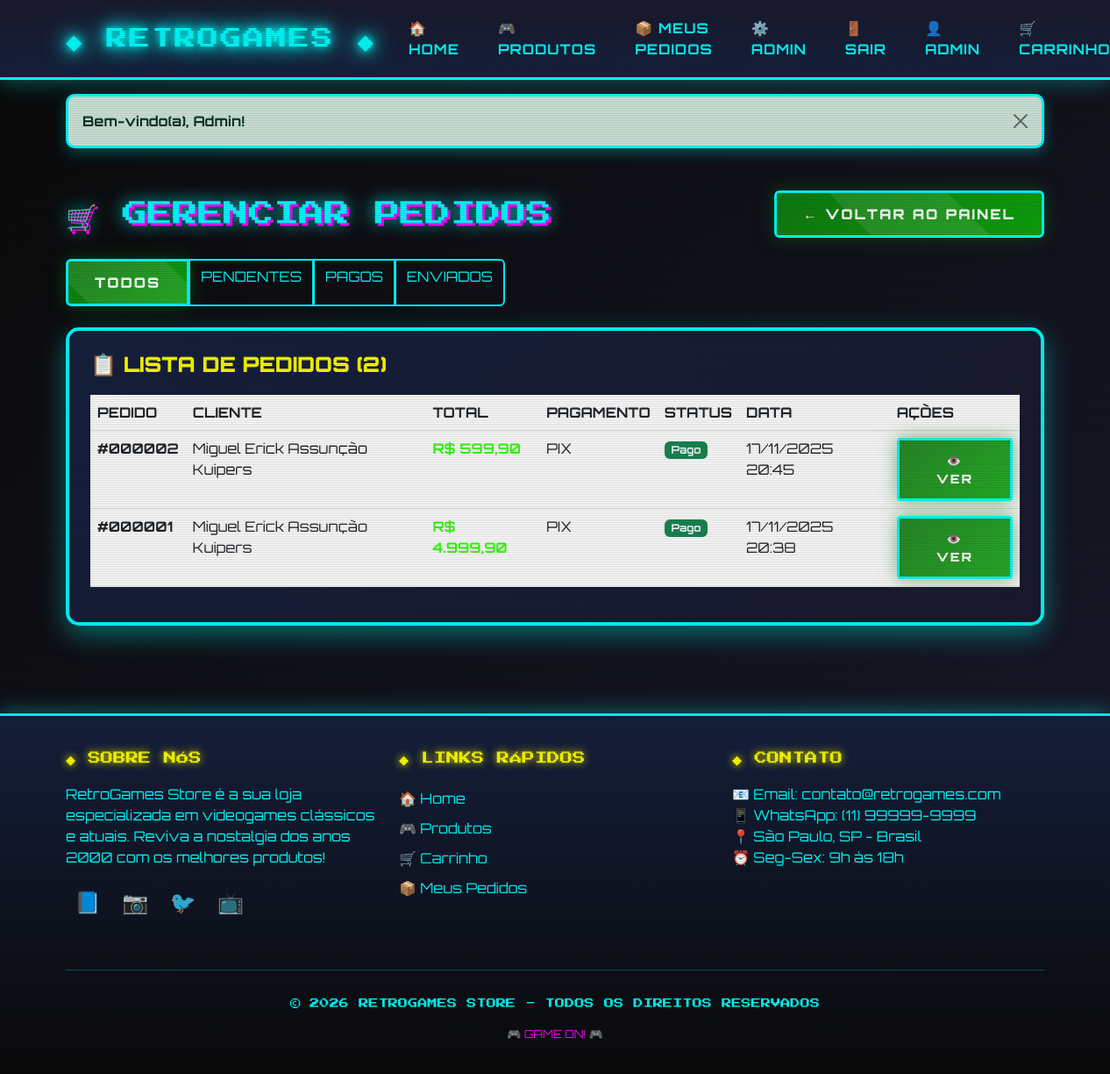
The page /admin/pedidos.php (signed in) on the database its author committed.
### tables this page shows
CREATE TABLE `orders` (
  `id` int(11) NOT NULL,
  `cliente_id` int(11) DEFAULT NULL,
  `total` decimal(10,2) NOT NULL,
  `frete` decimal(10,2) DEFAULT 0.00,
  `status` enum('Pendente','Pago','Enviado','Entregue','Cancelado') DEFAULT 'Pendente',
  `metodo_pagamento` varchar(50) DEFAULT NULL,
  `data_criacao` timestamp NOT NULL DEFAULT current_timestamp(),
  `data_pagamento` timestamp NULL DEFAULT NULL,
  `endereco_entrega` text DEFAULT NULL
);

CREATE TABLE `users` (
  `id` int(11) NOT NULL,
  `nome` varchar(100) NOT NULL,
  `email` varchar(100) NOT NULL,
  `senha` varchar(255) NOT NULL,
  `tipo` enum('cliente','admin') DEFAULT 'cliente',
  `endereco` text DEFAULT NULL,
  `cidade` varchar(100) DEFAULT NULL,
  `estado` varchar(2) DEFAULT NULL,
  `cep` varchar(10) DEFAULT NULL,
  `created_at` timestamp NOT NULL DEFAULT current_timestamp()
);

### config.php (called while the page is built, shortened)
<?php
function formatPrice($price) {
    return 'R$ ' . number_format($price, 2, ',', '.');
}
function getAlert() {
    if (isset($_SESSION['alert'])) {
        $alert = $_SESSION['alert'];
        return $alert;
    }
    return null;
}
?>

### admin/pedidos.php (the view, shortened to what this page needs)
<?php
require_once '../config.php';
$status_filter = isset($_GET['status']) ? sanitize($_GET['status']) : '';
$where = $status_filter ? "WHERE o.status = '$status_filter'" : '';
$orders = $conn->query("SELECT o.*, u.nome as cliente_nome, u.email as cliente_email
                        FROM orders o
                        LEFT JOIN users u ON o.cliente_id = u.id
                        $where
                        ORDER BY o.data_criacao DESC")->fetch_all(MYSQLI_ASSOC);
$view_order = null;
$view_items = [];
?>
<!DOCTYPE html>
<html lang="pt-BR">
<head>
    <link href="https://cdn.jsdelivr.net/npm/bootstrap@5.3.0/dist/css/bootstrap.min.css" rel="stylesheet">
    <link rel="stylesheet" href="../style.css">
</head>
<body>
    <?php include '../header.php'; ?>
    <?php
    $alert = getAlert();
    if ($alert):
    ?>
    <div class="container mt-3">
        <div class="alert alert-<?= $alert['type'] ?> alert-dismissible fade show retro-alert">
            <?= htmlspecialchars($alert['message']) ?>
            <button type="button" class="btn-close" data-bs-dismiss="alert"></button>
        </div>
    </div>
    <?php endif; ?>
    <div class="container my-5">
        <div class="d-flex justify-content-between align-items-center mb-4">
            <h2 class="section-title" style="margin: 0;">
                <span class="retro-bracket">🛒</span> GERENCIAR PEDIDOS
            </h2>
            <a href="index.php" class="btn btn-retro">← VOLTAR AO PAINEL</a>
        </div>
        <?php if ($view_order): ?>
        <div class="retro-box p-4 mb-4">
            <div class="d-flex justify-content-between align-items-center mb-4">
                <h4 style="color: var(--neon-yellow); font-weight: 900; margin: 0;">
                    PEDIDO #<?= str_pad($view_order['id'], 6, '0', STR_PAD_LEFT) ?>
                </h4>
                <a href="pedidos.php" class="btn btn-retro">← VOLTAR À LISTA</a>
            </div>
            <div class="row g-4">
                <div class="col-lg-8">
                    <h5 style="color: var(--neon-cyan); font-weight: 900; margin-bottom: 15px;">ITENS DO PEDIDO</h5>
                    <?php foreach ($view_items as $item): ?>
                    <div class="d-flex align-items-center mb-3 pb-3" style="border-bottom: 1px solid rgba(0, 255, 255, 0.2);">
                        <img src="../assets/products/<?= $item['imagem'] ?>"
                             alt="<?= htmlspecialchars($item['nome']) ?>"
                             style="width: 60px; height: 60px; object-fit: contain; margin-right: 15px; border: 2px solid var(--neon-cyan); border-radius: 5px;"
                             onerror="this.src='../assets/placeholder.jpg'">
                        <div style="flex: 1;">
                            <strong style="color: white; display: block;"><?= htmlspecialchars($item['nome']) ?></strong>
                            <small style="color: var(--neon-pink);">
                                <?= $item['quantidade'] ?> x <?= formatPrice($item['valor_unitario']) ?>
                            </small>
                        </div>
                        <strong style="color: var(--neon-green);">
                            <?= formatPrice($item['quantidade'] * $item['valor_unitario']) ?>
                        </strong>
                    </div>
                    <?php endforeach; ?>
                    <hr style="border-color: var(--neon-cyan); opacity: 0.3;">
                    <div class="p-3" style="background: rgba(0, 255, 255, 0.05); border: 2px solid var(--neon-cyan); border-radius: 10px;">
                        <h6 style="color: var(--neon-yellow); margin-bottom: 10px;">📍 DADOS DO CLIENTE</h6>
                        <p style="color: white; margin: 0;">
                            <strong>Nome:</strong> <?= htmlspecialchars($view_order['cliente_nome']) ?><br>
                            <strong>Email:</strong> <?= htmlspecialchars($view_order['cliente_email']) ?><br>
                            <strong>Endereço:</strong> <?= nl2br(htmlspecialchars($view_order['endereco_entrega'])) ?>
                        </p>
                    </div>
                </div>
                <div class="col-lg-4">
                    <div class="p-4" style="background: rgba(255, 0, 255, 0.1); border: 2px solid var(--neon-pink); border-radius: 10px;">
                        <h6 style="color: var(--neon-yellow); font-weight: 900; margin-bottom: 15px;">INFORMAÇÕES DO PEDIDO</h6>
                        <div class="mb-3">
                            <small style="color: var(--neon-cyan); display: block;">DATA DO PEDIDO</small>
                            <strong style="color: white;"><?= date('d/m/Y H:i', strtotime($view_order['data_criacao'])) ?></strong>
                        </div>
                        <?php if ($view_order['data_pagamento']): ?>
                        <div class="mb-3">
                            <small style="color: var(--neon-cyan); display: block;">DATA DO PAGAMENTO</small>
                            <strong style="color: white;"><?= date('d/m/Y H:i', strtotime($view_order['data_pagamento'])) ?></strong>
                        </div>
                        <?php endif; ?>
                        <div class="mb-3">
                            <small style="color: var(--neon-cyan); display: block;">MÉTODO DE PAGAMENTO</small>
                            <strong style="color: white;"><?= htmlspecialchars($view_order['metodo_pagamento']) ?></strong>
                        </div>
                        <hr style="border-color: var(--neon-cyan); opacity: 0.3;">
                        <div class="d-flex justify-content-between mb-2" style="color: white;">
                            <span>Subtotal:</span>
                            <strong><?= formatPrice($view_order['total'] - $view_order['frete']) ?></strong>
                        </div>
                        <div class="d-flex justify-content-between mb-3" style="color: white;">
                            <span>Frete:</span>
                            <strong><?= formatPrice($view_order['frete']) ?></strong>
                        </div>
                        <div class="d-flex justify-content-between mb-4" style="color: var(--neon-green); font-size: 1.3rem; font-weight: 900;">
                            <span>TOTAL:</span>
                            <strong><?= formatPrice($view_order['total']) ?></strong>
                        </div>
                        <form method="POST">
                            <input type="hidden" name="order_id" value="<?= $view_order['id'] ?>">
                            <label class="form-label" style="color: var(--neon-cyan); font-weight: 700;">ATUALIZAR STATUS</label>
                            <select name="status" class="form-select retro-input mb-3">
                                <option value="Pendente" <?= $view_order['status'] == 'Pendente' ? 'selected' : '' ?>>Pendente</option>
                                <option value="Pago" <?= $view_order['status'] == 'Pago' ? 'selected' : '' ?>>Pago</option>
                                <option value="Enviado" <?= $view_order['status'] == 'Enviado' ? 'selected' : '' ?>>Enviado</option>
                                <option value="Entregue" <?= $view_order['status'] == 'Entregue' ? 'selected' : '' ?>>Entregue</option>
                                <option value="Cancelado" <?= $view_order['status'] == 'Cancelado' ? 'selected' : '' ?>>Cancelado</option>
                            </select>
                            <button type="submit" name="atualizar_status" class="btn btn-retro w-100">
                                💾 SALVAR STATUS
                            </button>
                        </form>
                    </div>
                </div>
            </div>
        </div>
        <?php else: ?>
        <div class="mb-4">
            <div class="btn-group" role="group">
                <a href="pedidos.php" class="btn <?= !$status_filter ? 'btn-retro' : '' ?>" style="<?= !$status_filter ? '' : 'background: transparent; color: var(--neon-cyan); border: 2px solid var(--neon-cyan);' ?>">
                    TODOS
                </a>
                <a href="?status=Pendente" class="btn <?= $status_filter == 'Pendente' ? 'btn-retro' : '' ?>" style="<?= $status_filter == 'Pendente' ? '' : 'background: transparent; color: var(--neon-cyan); border: 2px solid var(--neon-cyan);' ?>">
                    PENDENTES
                </a>
                <a href="?status=Pago" class="btn <?= $status_filter == 'Pago' ? 'btn-retro' : '' ?>" style="<?= $status_filter == 'Pago' ? '' : 'background: transparent; color: var(--neon-cyan); border: 2px solid var(--neon-cyan);' ?>">
                    PAGOS
                </a>
                <a href="?status=Enviado" class="btn <?= $status_filter == 'Enviado' ? 'btn-retro' : '' ?>" style="<?= $status_filter == 'Enviado' ? '' : 'background: transparent; color: var(--neon-cyan); border: 2px solid var(--neon-cyan);' ?>">
                    ENVIADOS
                </a>
            </div>
        </div>
        <div class="retro-box p-4">
            <h4 style="color: var(--neon-yellow); font-weight: 900; margin-bottom: 20px;">
                📋 LISTA DE PEDIDOS (<?= count($orders) ?>)
            </h4>
            <div class="table-responsive">
                <table class="table admin-table">
                    <thead>
                        <tr>
                            <th>PEDIDO</th>
                            <th>CLIENTE</th>
                            <th>TOTAL</th>
                            <th>PAGAMENTO</th>
                            <th>STATUS</th>
                            <th>DATA</th>
                            <th>AÇÕES</th>
                        </tr>
                    </thead>
                    <tbody>
                        <?php foreach ($orders as $order): ?>
                        <tr>
                            <td><strong>#<?= str_pad($order['id'], 6, '0', STR_PAD_LEFT) ?></strong></td>
                            <td><?= htmlspecialchars($order['cliente_nome']) ?></td>
                            <td><strong style="color: var(--neon-green);"><?= formatPrice($order['total']) ?></strong></td>
                            <td><?= htmlspecialchars($order['metodo_pagamento']) ?></td>
                            <td>
                                <span class="badge bg-<?= match($order['status']) {
                                    'Pendente' => 'warning',
                                    'Pago' => 'success',
                                    'Enviado' => 'info',
                                    'Entregue' => 'primary',
                                    'Cancelado' => 'danger',
                                    default => 'secondary'
                                } ?>">
                                    <?= $order['status'] ?>
                                </span>
                            </td>
                            <td><?= date('d/m/Y H:i', strtotime($order['data_criacao'])) ?></td>
                            <td>
                                <a href="pedidos.php?id=<?= $order['id'] ?>" class="btn btn-sm btn-retro">
                                    👁️ VER
                                </a>
                            </td>
                        </tr>
                        <?php endforeach; ?>
                    </tbody>
                </table>
            </div>
        </div>
        <?php endif; ?>
    </div>
    <?php include '../footer.php'; ?>
</body>
</html>

### style.css (style rules this page uses)
:root { --xbox-green: #107c10; --ps2-blue: #003087; --gamecube-purple: #6a5acd; --dreamcast-orange: #ff6600; --retro-black: #0a0a0a; --retro-gray: #1a1a1a; --neon-cyan: #00ffff; --neon-pink: #ff00ff; --neon-yellow: #ffff00; --neon-green: #39ff14; }
* { margin: 0; padding: 0; box-sizing: border-box; }
body { font-family: 'Orbitron', sans-serif; background: linear-gradient(135deg, #0a0a0a 0%, #1a1a2e 100%); color: #00ffff; min-height: 100vh; background-attachment: fixed; }
body::before { content: ''; position: fixed; top: 0; left: 0; width: 100%; height: 100%; background: repeating-linear-gradient( 0deg, rgba(0, 0, 0, 0.15), rgba(0, 0, 0, 0.15) 1px, transparent 1px, transparent 2px ); pointer-events: none; z-index: 9999; }
.btn-retro { background: linear-gradient(135deg, var(--xbox-green) 0%, #0ea50e 100%); color: white; font-weight: 900; text-transform: uppercase; letter-spacing: 2px; border: 3px solid var(--neon-cyan); padding: 12px 30px; position: relative; overflow: hidden; transition: all 0.3s ease; box-shadow: 0 0 20px rgba(16, 124, 16, 0.5); }
.btn-retro::before { content: ''; position: absolute; top: -50%; left: -50%; width: 200%; height: 200%; background: rgba(255, 255, 255, 0.1); transform: rotate(45deg); transition: all 0.3s; }
.section-title { font-family: 'Press Start 2P', cursive; font-size: 1.8rem; color: var(--neon-cyan); text-shadow: 3px 3px 0 var(--neon-pink), 0 0 20px var(--neon-cyan); margin: 40px 0; }
.retro-bracket { color: var(--neon-pink); animation: blink 1s infinite; }
.retro-box { background: linear-gradient(135deg, #16213e 0%, #1a1a2e 100%); border: 4px solid var(--neon-cyan); border-radius: 15px; box-shadow: 0 10px 30px rgba(0, 255, 255, 0.4); }
.retro-alert { border: 3px solid var(--neon-cyan); border-radius: 10px; font-weight: 700; box-shadow: 0 5px 15px rgba(0, 255, 255, 0.3); }

### rows shown on the page
orders: id "000002", cliente.nome "Miguel Erick Assunção Kuipers", total "R$ 599,90", metodo_pagamento "PIX", status "Pago", data_criacao "17/11/2025 20:45"
orders: id "000001", cliente.nome "Miguel Erick Assunção Kuipers", total "R$ 4.999,90", metodo_pagamento "PIX", status "Pago", data_criacao "17/11/2025 20:38"

### other values the page prints
$_SESSION['user_nome'] "ADMIN"
$alert['message'] "Bem-vindo(a), Admin!"
count($orders) "2"
